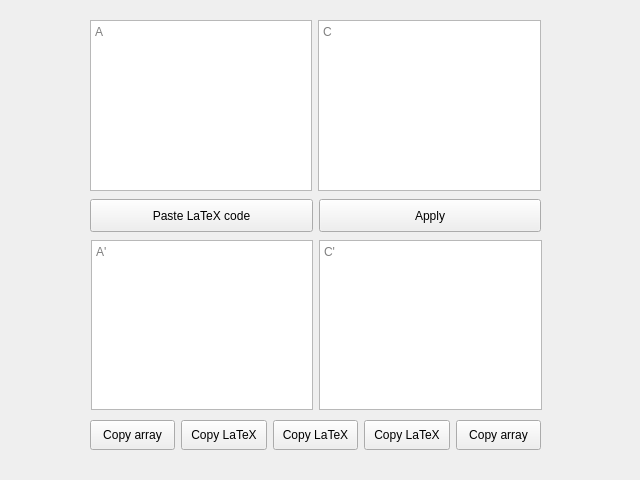
<?xml version="1.0" encoding="UTF-8"?>
<ui version="4.0">
 <class>symmetric_gauss</class>
 <widget class="QWidget" name="symmetric_gauss">
  <property name="geometry">
   <rect>
    <x>0</x>
    <y>0</y>
    <width>640</width>
    <height>480</height>
   </rect>
  </property>
  <property name="windowTitle">
   <string>Symmetric Gauss</string>
  </property>
  <widget class="QWidget" name="layoutWidget">
   <property name="geometry">
    <rect>
     <x>90</x>
     <y>199</y>
     <width>451</width>
     <height>33</height>
    </rect>
   </property>
   <layout class="QHBoxLayout" name="horizontalLayout_2">
    <item>
     <widget class="QPushButton" name="pushButton_tex">
      <property name="sizePolicy">
       <sizepolicy hsizetype="Expanding" vsizetype="Minimum">
        <horstretch>0</horstretch>
        <verstretch>0</verstretch>
       </sizepolicy>
      </property>
      <property name="text">
       <string>Paste LaTeX code</string>
      </property>
     </widget>
    </item>
    <item>
     <widget class="QPushButton" name="pushButton_solve">
      <property name="sizePolicy">
       <sizepolicy hsizetype="Expanding" vsizetype="Minimum">
        <horstretch>0</horstretch>
        <verstretch>0</verstretch>
       </sizepolicy>
      </property>
      <property name="text">
       <string>Apply</string>
      </property>
     </widget>
    </item>
   </layout>
  </widget>
  <widget class="QWidget" name="layoutWidget_2">
   <property name="geometry">
    <rect>
     <x>90</x>
     <y>20</y>
     <width>451</width>
     <height>171</height>
    </rect>
   </property>
   <layout class="QHBoxLayout" name="horizontalLayout">
    <item>
     <widget class="QPlainTextEdit" name="plainTextEdit_A">
      <property name="placeholderText">
       <string notr="true">A</string>
      </property>
     </widget>
    </item>
    <item>
     <widget class="QPlainTextEdit" name="plainTextEdit_b">
      <property name="placeholderText">
       <string>C</string>
      </property>
     </widget>
    </item>
   </layout>
  </widget>
  <widget class="QWidget" name="layoutWidget_3">
   <property name="geometry">
    <rect>
     <x>90</x>
     <y>420</y>
     <width>451</width>
     <height>30</height>
    </rect>
   </property>
   <layout class="QHBoxLayout" name="horizontalLayout_6">
    <item>
     <layout class="QHBoxLayout" name="horizontalLayout_5">
      <item>
       <widget class="QPushButton" name="pushButton_copy_A">
        <property name="sizePolicy">
         <sizepolicy hsizetype="Minimum" vsizetype="Minimum">
          <horstretch>0</horstretch>
          <verstretch>0</verstretch>
         </sizepolicy>
        </property>
        <property name="text">
         <string>Copy array</string>
        </property>
       </widget>
      </item>
      <item>
       <widget class="QPushButton" name="pushButton_copy_tex_A">
        <property name="sizePolicy">
         <sizepolicy hsizetype="Minimum" vsizetype="Minimum">
          <horstretch>0</horstretch>
          <verstretch>0</verstretch>
         </sizepolicy>
        </property>
        <property name="text">
         <string>Copy LaTeX</string>
        </property>
       </widget>
      </item>
      <item>
       <widget class="QPushButton" name="pushButton_copy_tex_Ab">
        <property name="sizePolicy">
         <sizepolicy hsizetype="Minimum" vsizetype="Minimum">
          <horstretch>0</horstretch>
          <verstretch>0</verstretch>
         </sizepolicy>
        </property>
        <property name="text">
         <string>Copy LaTeX</string>
        </property>
       </widget>
      </item>
      <item>
       <widget class="QPushButton" name="pushButton_copy_tex_b">
        <property name="sizePolicy">
         <sizepolicy hsizetype="Minimum" vsizetype="Minimum">
          <horstretch>0</horstretch>
          <verstretch>0</verstretch>
         </sizepolicy>
        </property>
        <property name="text">
         <string>Copy LaTeX</string>
        </property>
       </widget>
      </item>
      <item>
       <widget class="QPushButton" name="pushButton_copy_b">
        <property name="sizePolicy">
         <sizepolicy hsizetype="Minimum" vsizetype="Minimum">
          <horstretch>0</horstretch>
          <verstretch>0</verstretch>
         </sizepolicy>
        </property>
        <property name="text">
         <string>Copy array</string>
        </property>
       </widget>
      </item>
     </layout>
    </item>
   </layout>
  </widget>
  <widget class="QWidget" name="layoutWidget_4">
   <property name="geometry">
    <rect>
     <x>91</x>
     <y>240</y>
     <width>451</width>
     <height>170</height>
    </rect>
   </property>
   <layout class="QHBoxLayout" name="horizontalLayout_3">
    <item>
     <widget class="QTextBrowser" name="textBrowser_result_A">
      <property name="placeholderText">
       <string notr="true">A'</string>
      </property>
     </widget>
    </item>
    <item>
     <widget class="QTextBrowser" name="textBrowser_result_b">
      <property name="placeholderText">
       <string>C'</string>
      </property>
     </widget>
    </item>
   </layout>
  </widget>
 </widget>
 <resources/>
 <connections/>
</ui>
